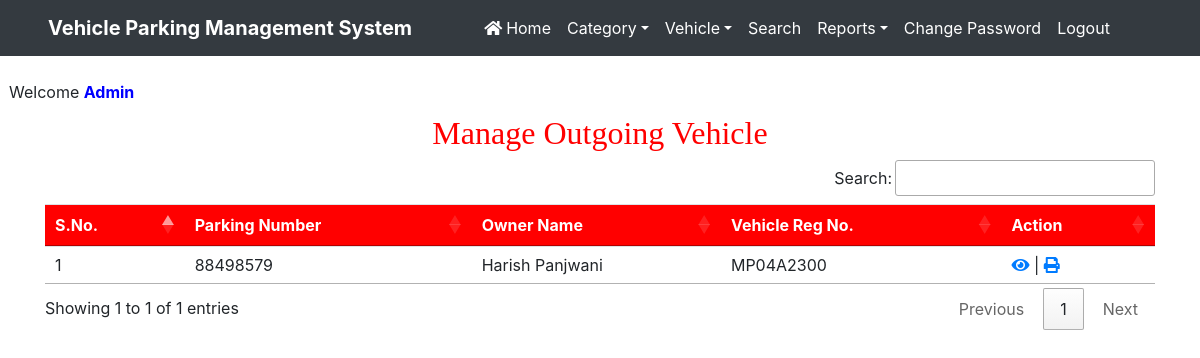
Page /manage_outgoingvehicle (signed in) on the committed database.
### vehicle/models.py (models this page shows, shortened)
class Vehicle(models.Model):
    parkingnumber = models.CharField(max_length=20)
    category = models.ForeignKey(Category, on_delete=models.CASCADE)
    vehiclecompany = models.CharField(max_length=50)
    regno = models.CharField(max_length=10)
    ownername = models.CharField(max_length=50)
    ownercontact = models.CharField(max_length=15)
    pdate = models.DateField()
    intime = models.CharField(max_length=50)
    outtime = models.CharField(max_length=50)
    parkingcharge = models.CharField(max_length=50)
    remark = models.CharField(max_length=500)
    status = models.CharField(max_length=20)

### vehicle/views.py (the view)
# urls.py: path('manage_outgoingvehicle',manage_outgoingvehicle,name='manage_outgoingvehicle'),
def manage_outgoingvehicle(request):
    if not request.user.is_authenticated:
        return redirect('admin_login')
    vehicle = Vehicle.objects.filter(status="Out")
    d = {'vehicle':vehicle}
    return render(request, 'manage_outgoingvehicle.html', d)

### vehicle/templates/manage_outgoingvehicle.html (shortened to what this page needs)
{% load static %}
<html>
<head>
{% include 'headeradmin.html' %}
  <link rel = stylesheet href="https://cdn.datatables.net/1.10.20/css/jquery.dataTables.min.css">
<link rel = stylesheet href="https://cdn.datatables.net/buttons/1.6.1/css/buttons.dataTables.min.css">
</head>
<body>
{% include 'nav2admin.html' %}
<br> &nbsp;&nbsp;Welcome <b style = 'text-transform : capitalize ; color : blue'>{{request.user.username}}</b>
<div class="container" style = "margin-top:10px">
<h2 class="text-center" style = "font-family : Monotype Corsiva ; color : red">Manage Outgoing Vehicle </h2>
<table class='table table-hover' id = example>
<thead style = 'background-color : red ; color : white'>
<tr>
<th>S.No.</th>
<th>Parking Number</th>
<th>Owner Name</th>
    <th>Vehicle Reg No.</th>
    <th>Action</th>
</tr>
</thead>
<tbody>
  {% for i in vehicle %}
<tr>
                  <td>{{forloop.counter}}</td>
                  <td>{{i.parkingnumber}}</td>
                  <td>{{i.ownername}}</td>
                <td>{{i.regno}}</td>
                  <td>
                      <a href="{% url 'view_outgoingdetail' i.id %}" ><i class="fa fa-eye fa-1x"></i></a>
                   | <a href="{% url 'print' i.id %}" ><i class="fa fa-print fa-1x"></i></a>
                  </td>
</tr>
{% endfor %}
</tbody>
</table>
</div>
</body>
</html>

### vehicle/static/css/mystyle.css (style rules this page uses)
html { scroll-behavior:smooth; }

### rows in the picture
Vehicle: parkingnumber "88498579", ownername "Harish Panjwani", regno "MP04A2300"

### other values in the picture
{{ request.user.username }} "Admin"
